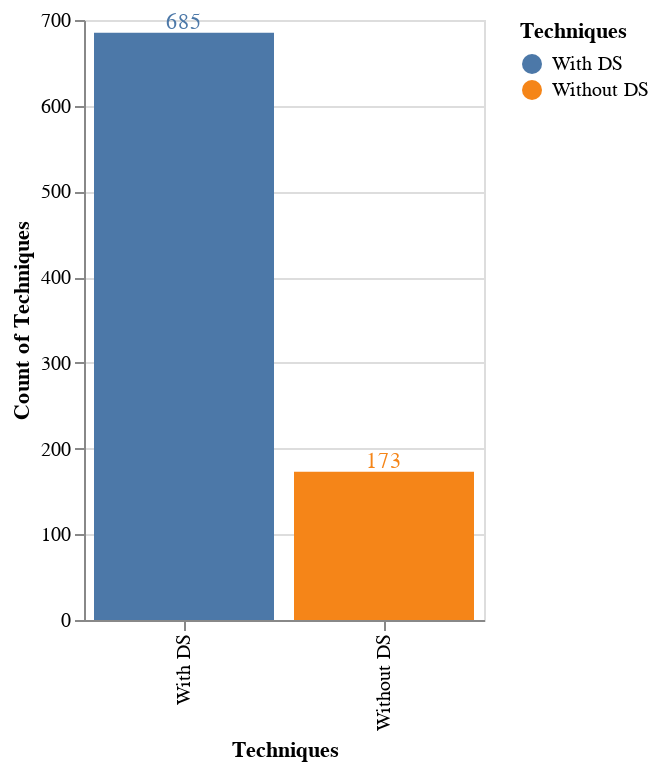

This figure's notebook cell:
### Markdown cell above
## Techniques With and Without Data Sources

### Code cell
data_source_distribution = pandas.DataFrame({
    'Techniques': ['Without DS','With DS'],
    'Count of Techniques': [techniques['data_sources'].isna().sum(),techniques['data_sources'].notna().sum()]})
bars = alt.Chart(data_source_distribution).mark_bar().encode(x='Techniques',y='Count of Techniques',color='Techniques').properties(width=200,height=300)
text = bars.mark_text(align='center',baseline='middle',dx=0,dy=-5).encode(text='Count of Techniques')
bars + text

### Figure 1 — Vega-Lite specification as saved in the notebook (floating-point values rounded to 4 significant figures)
{"config": {"view": {"continuousWidth": 300, "continuousHeight": 300}}, "layer": [{"mark": {"type": "bar"}, "encoding": {"color": {"field": "Techniques", "type": "nominal"}, "x": {"field": "Techniques", "type": "nominal"}, "y": {"field": "Count of Techniques", "type": "quantitative"}}}, {"mark": {"type": "text", "align": "center", "baseline": "middle", "dx": 0, "dy": -5}, "encoding": {"color": {"field": "Techniques", "type": "nominal"}, "text": {"field": "Count of Techniques", "type": "quantitative"}, "x": {"field": "Techniques", "type": "nominal"}, "y": {"field": "Count of Techniques", "type": "quantitative"}}}], "data": {"name": "data-95fb86ec698495914858c4b35a4b9dae"}, "height": 300, "width": 200, "$schema": "https://vega.github.io/schema/vega-lite/v5.20.1.json", "datasets": {"data-95fb86ec698495914858c4b35a4b9dae": [{"Techniques": "Without DS", "Count of Techniques": 173}, {"Techniques": "With DS", "Count of Techniques": 685}]}}
